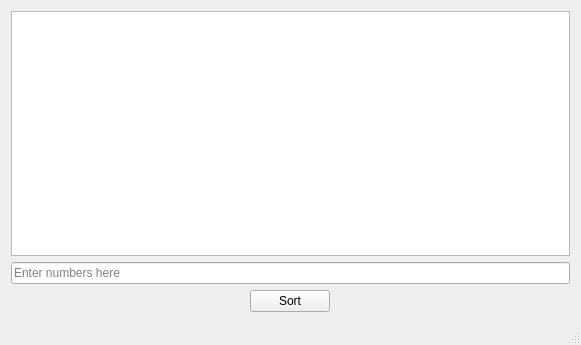
<?xml version="1.0" encoding="UTF-8"?>
<ui version="4.0">
 <class>MainWindow</class>
 <widget class="QMainWindow" name="MainWindow">
  <property name="geometry">
   <rect>
    <x>0</x>
    <y>0</y>
    <width>581</width>
    <height>345</height>
   </rect>
  </property>
  <property name="windowTitle">
   <string>MainWindow</string>
  </property>
  <property name="documentMode">
   <bool>false</bool>
  </property>
  <property name="tabShape">
   <enum>QTabWidget::Rounded</enum>
  </property>
  <widget class="QWidget" name="centralWidget">
   <layout class="QVBoxLayout" name="verticalLayout_2">
    <item>
     <widget class="QListView" name="sortingView">
      <property name="sizePolicy">
       <sizepolicy hsizetype="Expanding" vsizetype="Expanding">
        <horstretch>0</horstretch>
        <verstretch>0</verstretch>
       </sizepolicy>
      </property>
      <property name="sizeAdjustPolicy">
       <enum>QAbstractScrollArea::AdjustToContents</enum>
      </property>
      <property name="alternatingRowColors">
       <bool>false</bool>
      </property>
      <property name="selectionMode">
       <enum>QAbstractItemView::MultiSelection</enum>
      </property>
      <property name="gridSize">
       <size>
        <width>0</width>
        <height>21</height>
       </size>
      </property>
      <property name="uniformItemSizes">
       <bool>true</bool>
      </property>
     </widget>
    </item>
    <item>
     <widget class="QLineEdit" name="unsortedData">
      <property name="sizePolicy">
       <sizepolicy hsizetype="Expanding" vsizetype="Fixed">
        <horstretch>1</horstretch>
        <verstretch>0</verstretch>
       </sizepolicy>
      </property>
      <property name="placeholderText">
       <string>Enter numbers here</string>
      </property>
     </widget>
    </item>
    <item alignment="Qt::AlignHCenter">
     <widget class="QPushButton" name="sortButton">
      <property name="sizePolicy">
       <sizepolicy hsizetype="Fixed" vsizetype="Fixed">
        <horstretch>0</horstretch>
        <verstretch>0</verstretch>
       </sizepolicy>
      </property>
      <property name="sizeIncrement">
       <size>
        <width>1</width>
        <height>0</height>
       </size>
      </property>
      <property name="text">
       <string>Sort</string>
      </property>
     </widget>
    </item>
   </layout>
  </widget>
  <widget class="QMenuBar" name="menuBar">
   <property name="geometry">
    <rect>
     <x>0</x>
     <y>0</y>
     <width>581</width>
     <height>21</height>
    </rect>
   </property>
  </widget>
  <widget class="QStatusBar" name="statusBar"/>
 </widget>
 <layoutdefault spacing="6" margin="11"/>
 <resources/>
 <connections/>
</ui>
